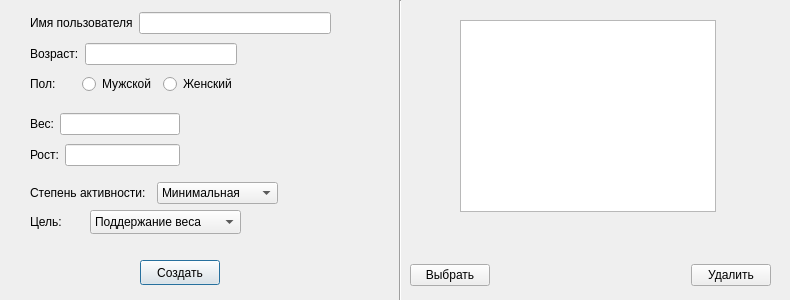
<?xml version="1.0" encoding="UTF-8"?>
<ui version="4.0">
 <class>New_User</class>
 <widget class="QDialog" name="New_User">
  <property name="geometry">
   <rect>
    <x>0</x>
    <y>0</y>
    <width>790</width>
    <height>300</height>
   </rect>
  </property>
  <property name="windowTitle">
   <string>Dialog</string>
  </property>
  <widget class="QWidget" name="layoutWidget">
   <property name="geometry">
    <rect>
     <x>30</x>
     <y>10</y>
     <width>301</width>
     <height>26</height>
    </rect>
   </property>
   <layout class="QHBoxLayout" name="horizontalLayout">
    <item>
     <widget class="QLabel" name="label">
      <property name="text">
       <string>Имя пользователя</string>
      </property>
     </widget>
    </item>
    <item>
     <widget class="QLineEdit" name="user_name">
      <property name="maxLength">
       <number>1000</number>
      </property>
     </widget>
    </item>
   </layout>
  </widget>
  <widget class="QWidget" name="layoutWidget">
   <property name="geometry">
    <rect>
     <x>30</x>
     <y>180</y>
     <width>248</width>
     <height>26</height>
    </rect>
   </property>
   <layout class="QHBoxLayout" name="horizontalLayout_7">
    <item>
     <widget class="QLabel" name="label_6">
      <property name="text">
       <string>Степень активности:</string>
      </property>
     </widget>
    </item>
    <item>
     <widget class="QComboBox" name="activ">
      <item>
       <property name="text">
        <string>Минимальная </string>
       </property>
      </item>
      <item>
       <property name="text">
        <string>Низкая </string>
       </property>
      </item>
      <item>
       <property name="text">
        <string>Умеренная </string>
       </property>
      </item>
      <item>
       <property name="text">
        <string>Высокая</string>
       </property>
      </item>
      <item>
       <property name="text">
        <string>Предельная</string>
       </property>
      </item>
     </widget>
    </item>
   </layout>
  </widget>
  <widget class="QWidget" name="layoutWidget">
   <property name="geometry">
    <rect>
     <x>30</x>
     <y>40</y>
     <width>207</width>
     <height>59</height>
    </rect>
   </property>
   <layout class="QVBoxLayout" name="verticalLayout_2">
    <item>
     <layout class="QHBoxLayout" name="horizontalLayout_4">
      <item>
       <widget class="QLabel" name="label_2">
        <property name="text">
         <string>Возраст:</string>
        </property>
       </widget>
      </item>
      <item>
       <widget class="QLineEdit" name="age">
        <property name="maxLength">
         <number>2</number>
        </property>
       </widget>
      </item>
     </layout>
    </item>
    <item>
     <layout class="QHBoxLayout" name="horizontalLayout_3">
      <item>
       <widget class="QLabel" name="label_3">
        <property name="text">
         <string>Пол:</string>
        </property>
       </widget>
      </item>
      <item>
       <widget class="QRadioButton" name="men">
        <property name="text">
         <string>Мужской</string>
        </property>
       </widget>
      </item>
      <item>
       <widget class="QRadioButton" name="women">
        <property name="text">
         <string>Женский</string>
        </property>
       </widget>
      </item>
     </layout>
    </item>
   </layout>
  </widget>
  <widget class="QWidget" name="layoutWidget">
   <property name="geometry">
    <rect>
     <x>30</x>
     <y>110</y>
     <width>150</width>
     <height>61</height>
    </rect>
   </property>
   <layout class="QVBoxLayout" name="verticalLayout">
    <item>
     <layout class="QHBoxLayout" name="horizontalLayout_5">
      <item>
       <widget class="QLabel" name="label_4">
        <property name="text">
         <string>Вес:</string>
        </property>
       </widget>
      </item>
      <item>
       <widget class="QLineEdit" name="weight"/>
      </item>
     </layout>
    </item>
    <item>
     <layout class="QHBoxLayout" name="horizontalLayout_6">
      <item>
       <widget class="QLabel" name="label_5">
        <property name="text">
         <string>Рост:</string>
        </property>
       </widget>
      </item>
      <item>
       <widget class="QLineEdit" name="height"/>
      </item>
     </layout>
    </item>
   </layout>
  </widget>
  <widget class="QComboBox" name="reason">
   <property name="geometry">
    <rect>
     <x>90</x>
     <y>210</y>
     <width>151</width>
     <height>24</height>
    </rect>
   </property>
   <item>
    <property name="text">
     <string>Поддержание веса</string>
    </property>
   </item>
   <item>
    <property name="text">
     <string>Увеличение массы тела</string>
    </property>
   </item>
   <item>
    <property name="text">
     <string>Снижение массы тела</string>
    </property>
   </item>
  </widget>
  <widget class="QLabel" name="label_7">
   <property name="geometry">
    <rect>
     <x>30</x>
     <y>210</y>
     <width>41</width>
     <height>24</height>
    </rect>
   </property>
   <property name="text">
    <string>Цель:</string>
   </property>
  </widget>
  <widget class="Line" name="line">
   <property name="geometry">
    <rect>
     <x>390</x>
     <y>0</y>
     <width>21</width>
     <height>301</height>
    </rect>
   </property>
   <property name="orientation">
    <enum>Qt::Vertical</enum>
   </property>
  </widget>
  <widget class="QPushButton" name="pushButton_2">
   <property name="geometry">
    <rect>
     <x>140</x>
     <y>260</y>
     <width>80</width>
     <height>25</height>
    </rect>
   </property>
   <property name="text">
    <string>Создать</string>
   </property>
  </widget>
  <widget class="QListWidget" name="listWidget">
   <property name="geometry">
    <rect>
     <x>460</x>
     <y>20</y>
     <width>256</width>
     <height>192</height>
    </rect>
   </property>
  </widget>
  <widget class="QWidget" name="">
   <property name="geometry">
    <rect>
     <x>410</x>
     <y>260</y>
     <width>361</width>
     <height>31</height>
    </rect>
   </property>
   <layout class="QHBoxLayout" name="horizontalLayout_2">
    <item>
     <widget class="QPushButton" name="VIBOR">
      <property name="text">
       <string>Выбрать</string>
      </property>
     </widget>
    </item>
    <item>
     <spacer name="horizontalSpacer">
      <property name="orientation">
       <enum>Qt::Horizontal</enum>
      </property>
      <property name="sizeHint" stdset="0">
       <size>
        <width>40</width>
        <height>20</height>
       </size>
      </property>
     </spacer>
    </item>
    <item>
     <widget class="QPushButton" name="Delete_Button">
      <property name="text">
       <string>Удалить</string>
      </property>
     </widget>
    </item>
   </layout>
  </widget>
 </widget>
 <resources/>
 <connections/>
</ui>
